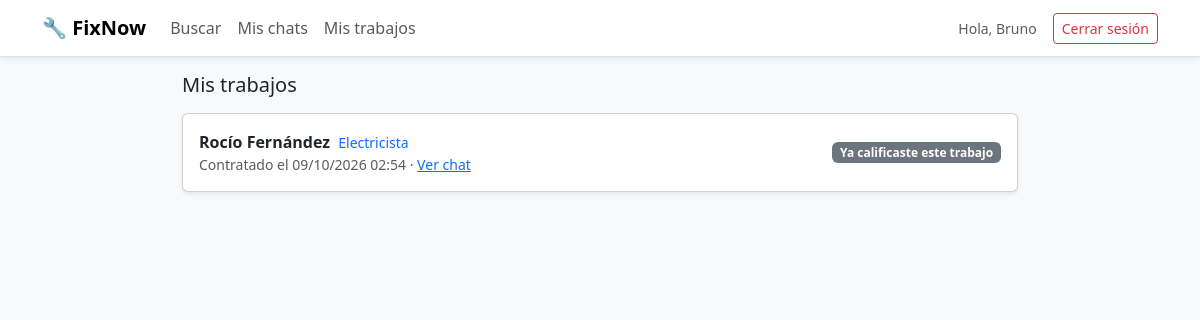
The app's page /mis_trabajos.php (signed in) with its own data.
### tables this page shows
CREATE TABLE SOLICITUD (
    id_solicitud                INT AUTO_INCREMENT PRIMARY KEY,
    id_usuario                  INT NOT NULL,   
    id_trabajador                INT NOT NULL,   
    mensaje_inicial              TEXT,
    estado_contacto              ENUM('pendiente','aceptada','rechazada') NOT NULL DEFAULT 'pendiente',
    fecha_creacion                DATETIME DEFAULT CURRENT_TIMESTAMP,
    estado_trabajo                ENUM('no_solicitado','pendiente','aceptado','rechazado') NOT NULL DEFAULT 'no_solicitado',
    fecha_confirmacion_trabajo    DATETIME NULL,   
    confirmado_cliente            BOOLEAN NOT NULL DEFAULT FALSE,
    confirmado_trabajador         BOOLEAN NOT NULL DEFAULT FALSE,
     
     
     
     
    calificaciones_eliminadas     TINYINT UNSIGNED NOT NULL DEFAULT 0,
     
     
    posponer_cliente_hasta        DATETIME NULL,
    posponer_trabajador_hasta     DATETIME NULL,
    FOREIGN KEY (id_usuario) REFERENCES USUARIO(id_usuario) ON DELETE CASCADE,
    FOREIGN KEY (id_trabajador) REFERENCES TRABAJADOR(id_trabajador) ON DELETE CASCADE
);

CREATE TABLE USUARIO (
    id_usuario     INT AUTO_INCREMENT PRIMARY KEY,
    nombre         VARCHAR(60) NOT NULL,
    apellido       VARCHAR(60) NOT NULL,
    mail           VARCHAR(120) NOT NULL UNIQUE,    
    contrasena     VARCHAR(255) NOT NULL,           
    rol            ENUM('cliente','trabajador','admin') NOT NULL,
    id_localidad   INT,
    fecha_registro DATETIME DEFAULT CURRENT_TIMESTAMP,
    estado         ENUM('activo','pendiente','bloqueado') NOT NULL DEFAULT 'activo',
     
     
    intentos_fallidos TINYINT UNSIGNED NOT NULL DEFAULT 0,
    bloqueado_hasta   DATETIME NULL,
     
    ultimo_acceso     DATETIME NULL,
    FOREIGN KEY (id_localidad) REFERENCES LOCALIDAD(id_localidad)
);

CREATE TABLE TRABAJADOR (
    id_trabajador       INT AUTO_INCREMENT PRIMARY KEY,
    id_usuario          INT NOT NULL UNIQUE,    
    oficio              VARCHAR(80),
    descripcion         TEXT,
    anios_experiencia   TINYINT,
    estado_habilitacion ENUM('pendiente','habilitado','rechazado') NOT NULL DEFAULT 'pendiente',
    foto_perfil         VARCHAR(255),
     
    motivo_rechazo      VARCHAR(255) NULL,
    FOREIGN KEY (id_usuario) REFERENCES USUARIO(id_usuario) ON DELETE CASCADE
);

### src/config/Database.php (called while the page is built, shortened)
<?php
class Database
{
    private static ?PDO $instancia = null;
    public static function getConexion(): PDO
    {
        if (self::$instancia === null) {
            $host = getenv('DB_HOST');
            $nombreBD = getenv('DB_NAME');
            $usuario = getenv('DB_USER');
            $clave = getenv('DB_PASS');
            $dsn = "mysql:host={$host};dbname={$nombreBD};charset=utf8mb4";
            $opciones = [
                PDO::ATTR_ERRMODE => PDO::ERRMODE_EXCEPTION,
                PDO::ATTR_DEFAULT_FETCH_MODE => PDO::FETCH_ASSOC,
                PDO::ATTR_EMULATE_PREPARES => false,
            ];
            try {
                self::$instancia = new PDO($dsn, $usuario, $clave, $opciones);
            } catch (PDOException $error) {
                error_log('Error de conexión a la base de datos: ' . $error->getMessage());
                die('No se pudo conectar a la base de datos. Intente más tarde.');
            }
        }
        return self::$instancia;
    }
}

### src/helpers/Sesion.php (called while the page is built, shortened)
<?php
class Sesion
{
    public static function idUsuarioActual(): ?int
    {
        return $_SESSION['id_usuario'] ?? null;
    }
}

### src/models/Solicitud.php (called while the page is built, shortened)
<?php
class Solicitud
{
    private PDO $pdo;
    public function __construct(PDO $pdo)
    {
        $this->pdo = $pdo;
    }
    private function base(): string
    {
        return "SELECT s.*,
                       uc.nombre   AS cliente_nombre,
                       uc.apellido AS cliente_apellido,
                       t.id_usuario AS id_usuario_trabajador,
                       t.oficio,
                       ut.nombre   AS trabajador_nombre,
                       ut.apellido AS trabajador_apellido,
                       (SELECT m.contenido FROM MENSAJE m
                         WHERE m.id_solicitud = s.id_solicitud
                         ORDER BY m.id_mensaje DESC LIMIT 1) AS ultimo_mensaje,
                       (SELECT cal.id_calificacion FROM CALIFICACION cal
                         WHERE cal.id_solicitud = s.id_solicitud) AS id_calificacion
                  FROM SOLICITUD s
                  JOIN USUARIO uc ON uc.id_usuario = s.id_usuario
                  JOIN TRABAJADOR t ON t.id_trabajador = s.id_trabajador
                  JOIN USUARIO ut ON ut.id_usuario = t.id_usuario";
    }
    public function listarTrabajosDeCliente(int $idUsuarioCliente): array
    {
        $consulta = $this->pdo->prepare(
            $this->base() . " WHERE s.id_usuario = ? AND s.estado_trabajo = 'aceptado'
                              ORDER BY s.id_solicitud DESC"
        );
        $consulta->execute([$idUsuarioCliente]);
        return $consulta->fetchAll();
    }
}

### src/helpers/Vista.php (called while the page is built, shortened)
<?php
class Vista
{
    public static function e(?string $texto): string
    {
        return htmlspecialchars($texto ?? '', ENT_QUOTES, 'UTF-8');
    }
    public static function fecha(?string $fecha): string
    {
        return $fecha ? date('d/m/Y H:i', strtotime($fecha)) : '';
    }
}

### public/mis_trabajos.php (the view, shortened to what this page needs)
<?php
$trabajos = (new Solicitud(Database::getConexion()))->listarTrabajosDeCliente(Sesion::idUsuarioActual());
?>
<!DOCTYPE html>
<html lang="es">
<head>
    <link href="https://cdn.jsdelivr.net/npm/bootstrap@5.3.3/dist/css/bootstrap.min.css" rel="stylesheet">
    <link rel="stylesheet" href="assets/css/estilos.css">
</head>
<body class="bg-light">
<?php require __DIR__ . '/../src/views/navbar.php'; ?>
<div class="container pb-5" style="max-width: 860px;">
    <h1 class="h5 mb-3">Mis trabajos</h1>
    <?php if (empty($trabajos)): ?>
        <div class="alert alert-info">
            Todavía no contrataste ningún trabajo.
            <a href="panel_cliente.php" class="alert-link">Buscá un trabajador</a>.
        </div>
    <?php else: ?>
        <?php foreach ($trabajos as $t): ?>
            <?php
            $terminado = (bool) $t['confirmado_cliente'] && (bool) $t['confirmado_trabajador'];
            $bloqueadoCalificar = $terminado && $t['id_calificacion'] === null
                && !CalificacionController::evaluarElegibilidad(Sesion::idUsuarioActual(), (int) $t['id_solicitud'])['puede'];
            ?>
            <div class="card shadow-sm mb-3">
                <div class="card-body d-flex flex-wrap align-items-center gap-2">
                    <div class="flex-grow-1">
                        <strong><?= Vista::e($t['trabajador_nombre'] . ' ' . $t['trabajador_apellido']) ?></strong>
                        <span class="text-primary small ms-1"><?= Vista::e($t['oficio']) ?></span>
                        <div class="small text-muted">
                            Contratado el <?= Vista::e(Vista::fecha($t['fecha_confirmacion_trabajo'])) ?>
                            · <a href="chat.php?id=<?= (int) $t['id_solicitud'] ?>">Ver chat</a>
                        </div>
                    </div>
                    <?php if ($bloqueadoCalificar): ?>
                        <span class="badge text-bg-secondary">No podés calificar a este trabajador</span>
                    <?php elseif ($terminado && $t['id_calificacion'] === null): ?>
                        <a href="calificar.php?id=<?= (int) $t['id_solicitud'] ?>" class="btn btn-warning btn-sm">★ Calificar</a>
                    <?php elseif ($terminado): ?>
                        <span class="badge text-bg-secondary">Ya calificaste este trabajo</span>
                    <?php elseif (!$t['confirmado_cliente'] && $t['confirmado_trabajador']): ?>
                        <span class="small text-muted">El trabajador lo marcó como terminado.</span>
                        <?= Vista::formAccion('pregunta_si', (int) $t['id_solicitud'], 'Confirmar que terminó', 'btn-success btn-sm') ?>
                    <?php elseif (!$t['confirmado_cliente']): ?>
                        <span class="badge text-bg-primary">En curso · te vamos a preguntar si ya terminó</span>
                    <?php else: ?>
                        <span class="badge text-bg-warning">Esperando confirmación del trabajador</span>
                    <?php endif; ?>
                </div>
            </div>
        <?php endforeach; ?>
    <?php endif; ?>
</div>
</body>
</html>

### public/assets/css/estilos.css (style rules this page uses)
body { font-family: 'Segoe UI', Roboto, Arial, sans-serif; }

### records on screen
solicitud: usuario.nombre+apellido "Rocío Fernández", id_trabajador.oficio "Electricista", fecha_confirmacion_trabajo "09/10/2026 02:54", confirmado_cliente "Ya calificaste este trabajo"

### other values on screen
Vista::e($_SESSION['nombre'] ?? '') "Bruno"
